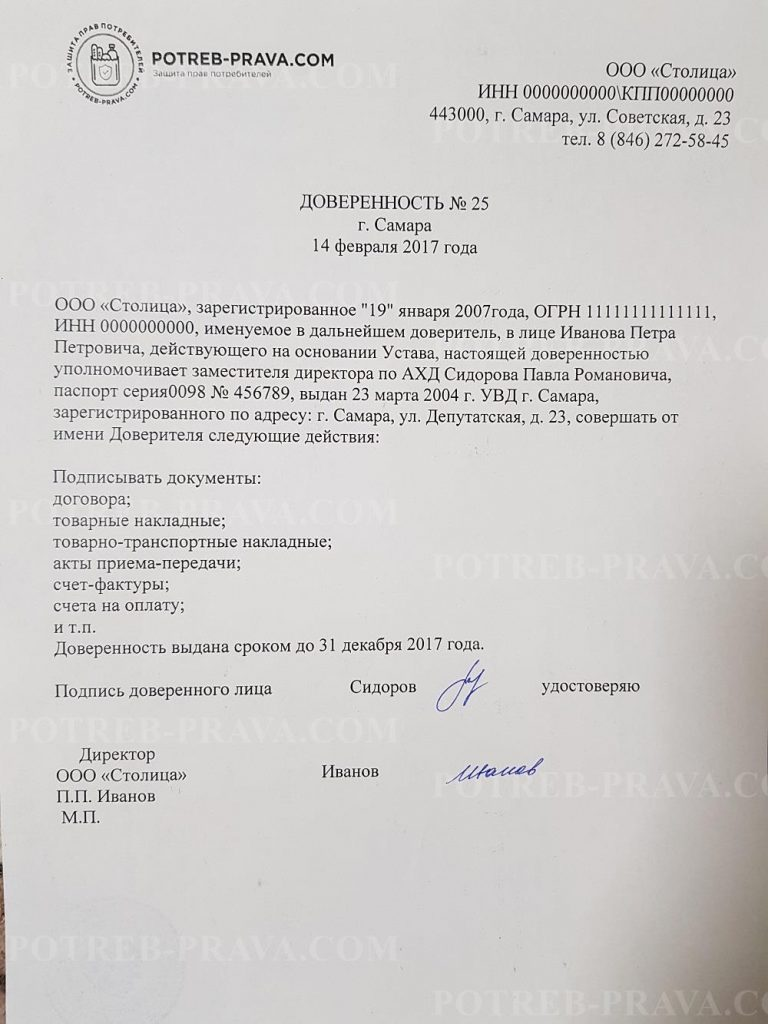
#> input picture document3.jpg, 768 x 1024 px
$ python 5.py
#> lines starting #> are read from the running program, lines starting #| are printed output that depends on the picture; after the words box and inside, x2 and y2 are one past the last pixel; in counts of white or black regions, pixels touching at a corner belong together
#> further down, img is the input picture: shape (1024, 768, 3); mean B, G, R 203.6, 205, 206.9
import cv2
from matplotlib import pyplot as plt
"""название входной картинки менять в 3 местах, код требует доработки и оптимизации,
 приводить пдф файлы под один размер, быстроту обработки и правильная обрезка фото """


def colored_mask(img, threshold=-1):
    # Размытие для удаления мелких шумов.
#> called with threshold = -1
    denoised = cv2.medianBlur(img, 3)
    cv2.imwrite('denoised.bmp', denoised)

    # Сохранение в ЧБ для получения маски.
    gray = cv2.cvtColor(denoised, cv2.COLOR_BGR2GRAY)
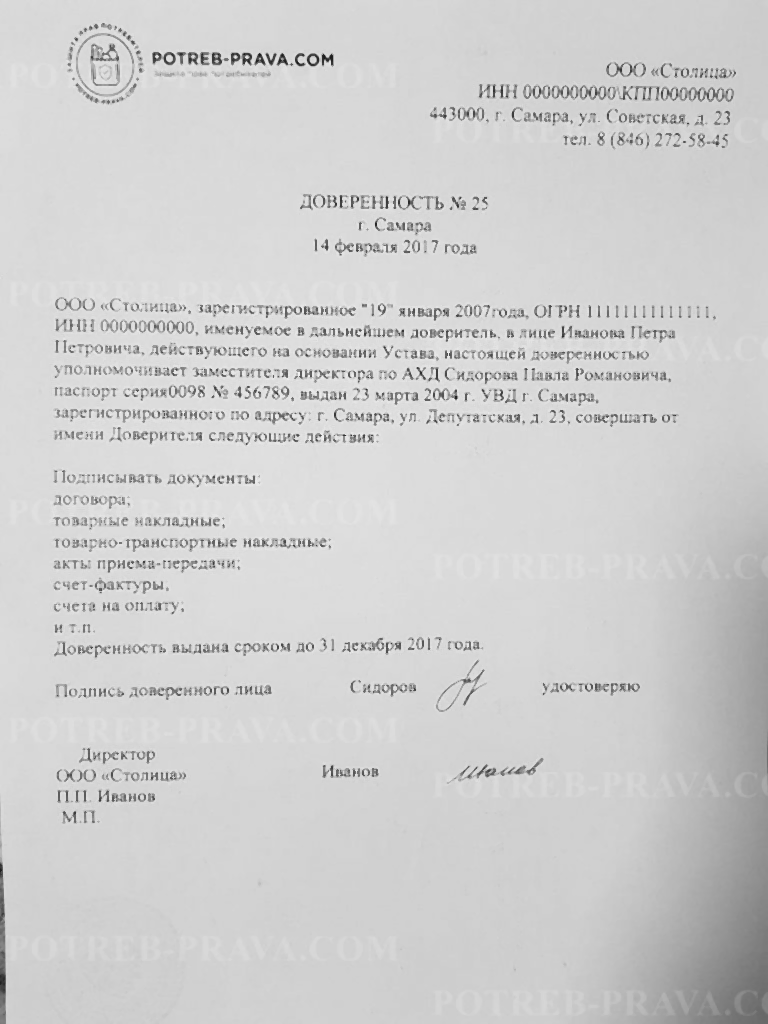
#> gray: shape (1024, 768); min 26, max 243, mean 206.7
    cv2.imwrite('gray.bmp', gray)

    # Получение цветной части изображения.
    adaptiveThreshold = threshold if threshold >= 0 else cv2.mean(img)[0]
#> adaptiveThreshold = 203.6
    color = cv2.cvtColor(denoised, cv2.COLOR_BGR2HLS)
#> color: shape (1024, 768, 3); mean of channels 0, 1, 2 48.2, 206.7, 9.7
    mask = cv2.inRange(color, (0, int(adaptiveThreshold / 6), 60), (180, adaptiveThreshold, 255))
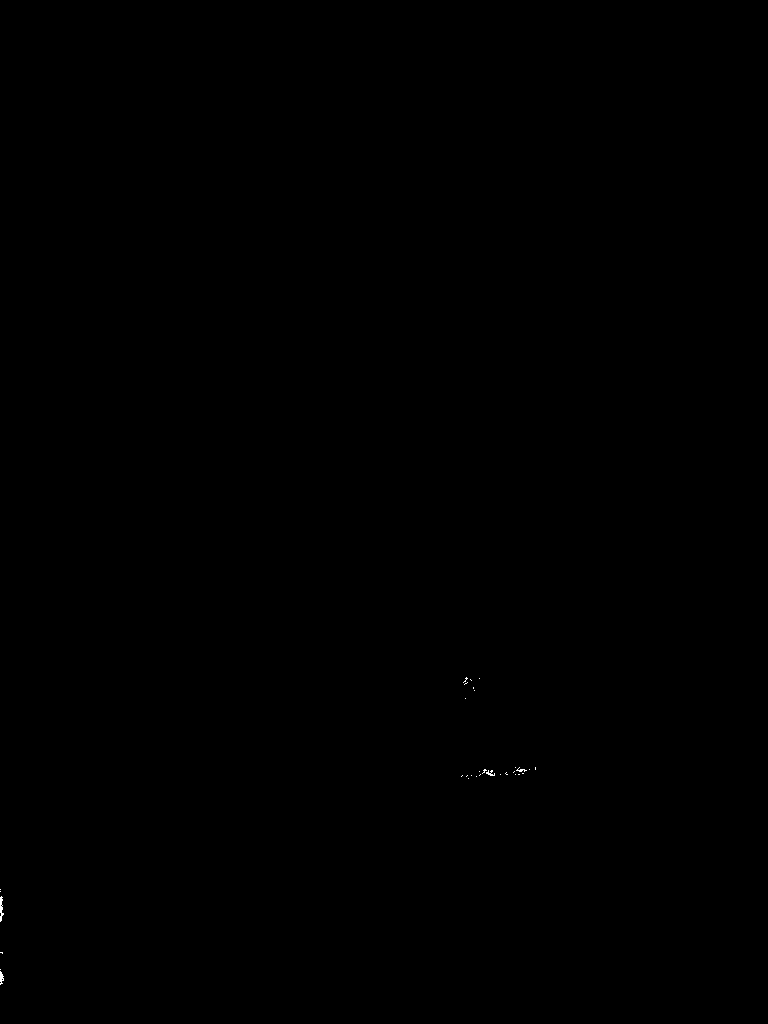
#> mask: shape (1024, 768); 0.03% white in thin lines or dots, all inside (x1, y1, x2, y2) = (0, 677, 536, 985)

    # Создание маски цветной части изображения.
    dst = cv2.bitwise_and(gray, gray, mask=mask)
    cv2.imwrite('colors_mask.bmp', dst)
    return dst


# Подключение фото
img = cv2.imread('document3.jpg')
cv2.imshow('оригинал', img)

# выделяем цвет
img = colored_mask(img)

# Находим белые пиксели
img = cv2.imread('colors_mask.bmp')
#> img: shape (1024, 768, 3); min 0, max 193, mean 0
img = cv2.medianBlur(img, 1)
img = cv2.medianBlur(img, 1)
cv2.imshow('Result', img)
img = cv2.cvtColor(img, cv2.COLOR_BGR2GRAY)
nonzero = cv2.findNonZero(img)
#> nonzero = contour of 208 points, box (x1, y1, x2, y2) (0, 677, 536, 985), area 3618
x = 0
y = 0
h = 0
w = 0

for element in nonzero:
    y += element[0][0]
    x += element[0][1]
#> this loop made 208 passes
#> (element, y, x) on passes 2 to 4: ([[465, 678]], 931, 1355), ([[466, 678]], 1397, 2033), ([[467, 678]], 1864, 2711)
#> after the loop, x = 175212; y = 52971
y = y // len(nonzero)
#> y = 254
x = x // len(nonzero)
#> x = 842
print(y,x)
#| 254 842
img2 = cv2.imread('document3.jpg')

cropped = img2[x-200:x, y:y+300]
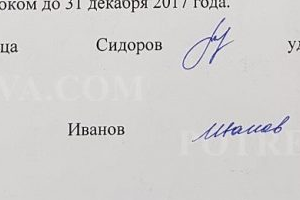
#> cropped: shape (200, 300, 3); mean B, G, R 207.1, 208.1, 209.3
# cropped = img2[x+20:x+320, y-500:y+500] размеры для document2.jpg

cv2.imwrite(f'out/{w}.jpg', cropped)


img = cv2.imread('colors_mask.bmp', 0)

img3 = cv2.imread('document3.jpg')
im3 = cv2.resize(img3, (250, 400))
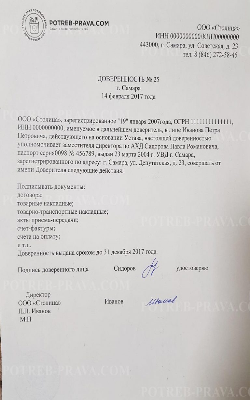
#> im3: shape (400, 250, 3); mean B, G, R 203.5, 204.9, 206.9
img = cv2.medianBlur(img, 1)
# Initiate ORB detector
orb = cv2.ORB_create()
# find the keypoints with ORB
kp = orb.detect(img, None)
#> kp = 123 keypoints; strongest (x, y, size): (488, 773, 31), (522, 769, 31), (518, 770, 31), (523, 773, 31)
# compute the descriptors with ORB
kp, des = orb.compute(img, kp)
# draw only keypoints location,not size and orientation
img2 = cv2.drawKeypoints(img, kp, img3, color=(0, 255, 0), flags=-1)
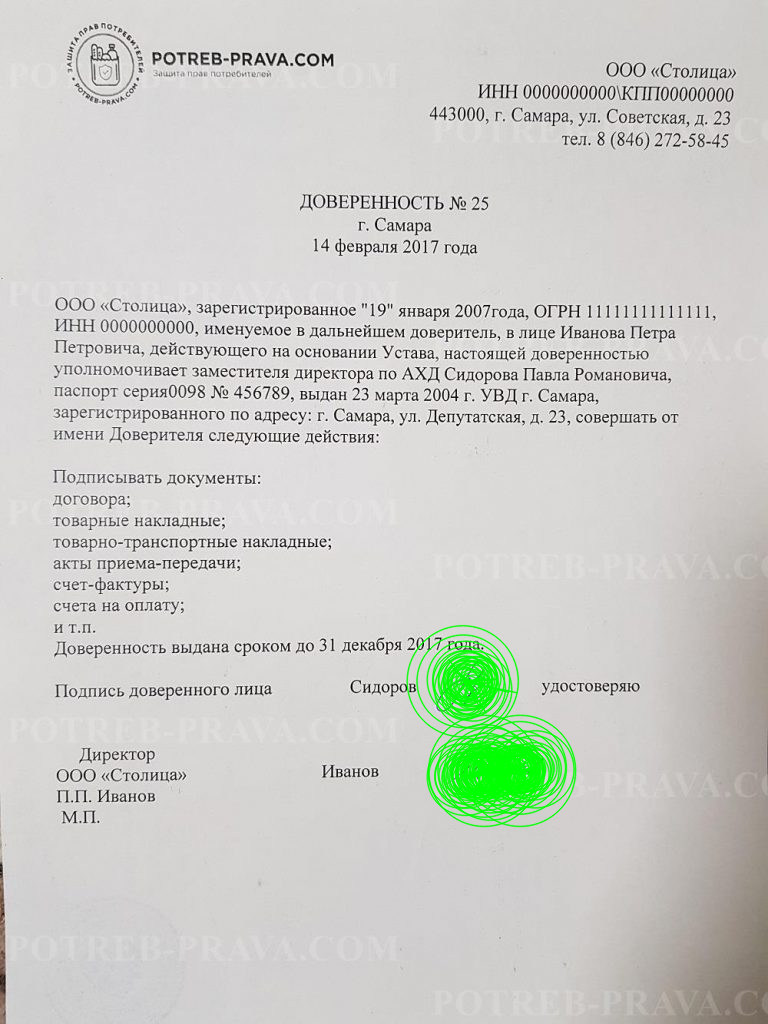
#> img2: shape (1024, 768, 3); mean B, G, R 200.2, 205.8, 203.6
plt.imshow(img2), plt.show()

$ run again, with document2.jpg copied over document3.jpg
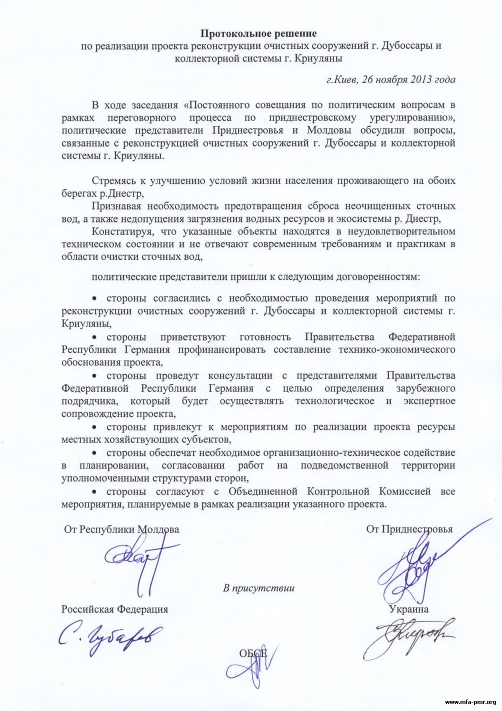
#> input picture document2.jpg, 1004 x 1421 px (shown at 1/2 size)
#> img is the input picture: shape (1421, 1004, 3); mean B, G, R 241.8, 239, 236.7
#> adaptiveThreshold = 241.8
#> color: shape (1421, 1004, 3); mean of channels 0, 1, 2 106, 241.6, 193.7
#> in colored_mask, `mask = cv2.inRange(color, (0, int(adaptiveThreshold / 6), 60), (180, a..`:
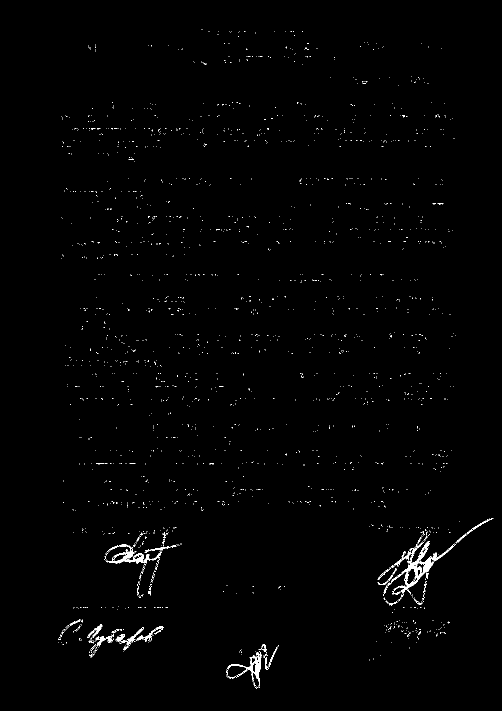
#> mask: shape (1421, 1004) (shown at 1/2 size); 0.78% white in thin lines or dots, all inside (x1, y1, x2, y2) = (117, 58, 987, 1378)
#> nonzero = contour of 11068 points, box (x1, y1, x2, y2) (117, 58, 987, 1378), area 49808
#> the loop `for element in nonzero:` made 11068 passes
#> (element, y, x) on passes 2 to 4: ([[404, 58]], 807, 116), ([[416, 62]], 1223, 178), ([[489, 62]], 1712, 240)
#> after the loop `for element in nonzero:`: x = 11271208; y = 5831281
#> `y = y // len(nonzero)`: y = 526
#> `x = x // len(nonzero)`: x = 1018
#| 526 1018
#> kp = 500 keypoints; strongest (x, y, size): (612, 97, 31), (277, 1111, 31), (275, 1126, 31), (803, 1171, 31)
#> `img2 = cv2.drawKeypoints(img, kp, img3, color=(0, 255, 0), flags=-1)`:
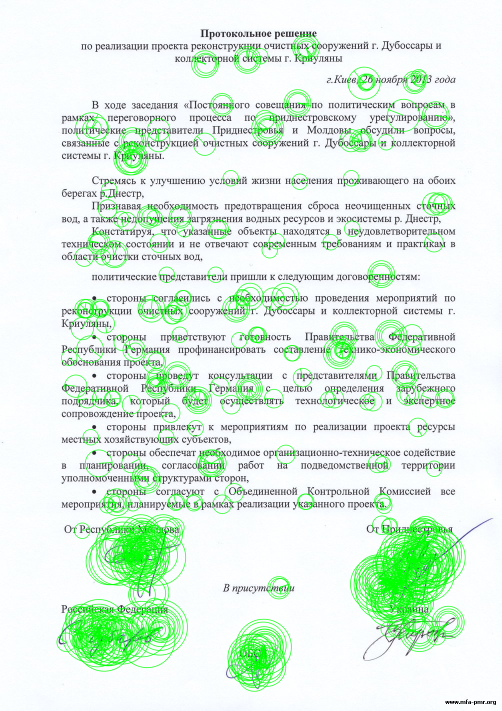
#> img2: shape (1421, 1004, 3) (shown at 1/2 size); mean B, G, R 226.5, 240.8, 222
